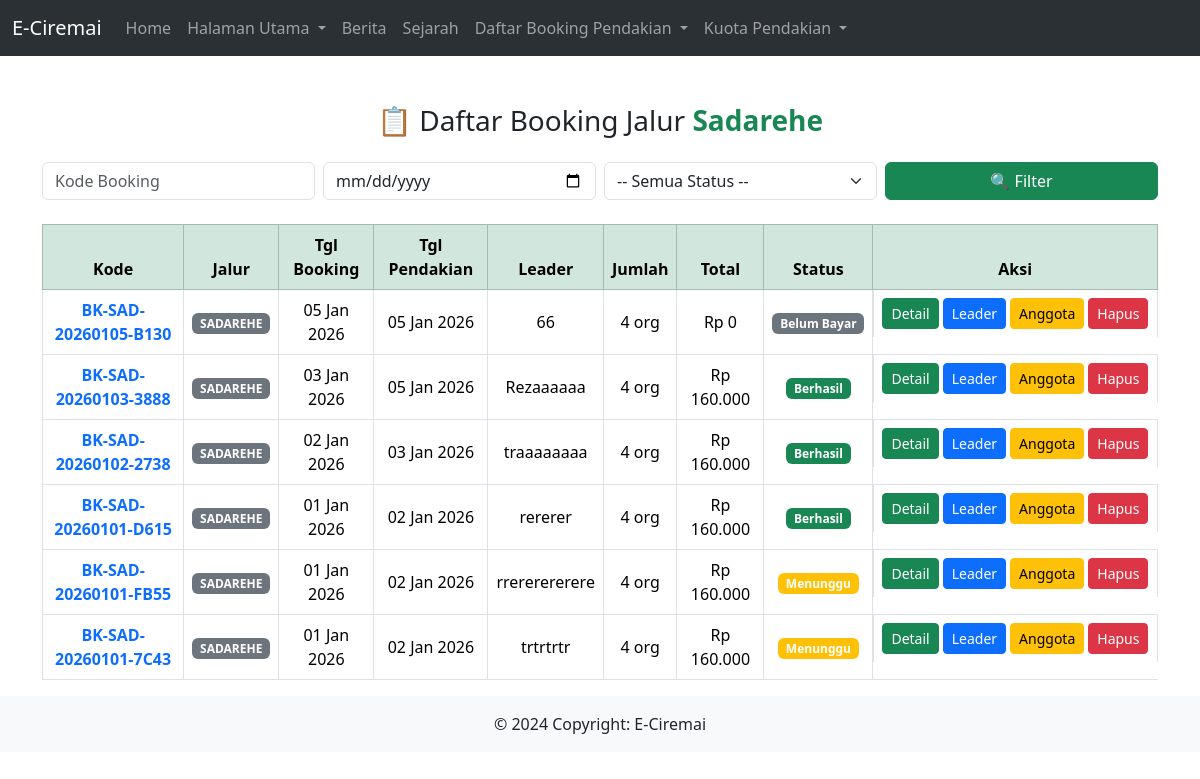
The page /Admin/booking_sadarehe.php on the database its author committed.
### tables this page shows
CREATE TABLE `booking_pendaki` (
  `id_booking` int(11) NOT NULL,
  `akun_id` int(100) DEFAULT NULL,
  `kode_booking` varchar(30) DEFAULT NULL,
  `id_kp` int(11) NOT NULL,
  `jalur` enum('apuy','sadarehe','linggarjati','palutungan') NOT NULL,
  `jumlah_pendaki` int(3) NOT NULL,
  `no_ktp` varchar(20) NOT NULL,
  `nama_lengkap` varchar(100) NOT NULL,
  `tgl_lahir` date NOT NULL,
  `jenis_kelamin` enum('L','P') NOT NULL,
  `berat_badan` int(3) NOT NULL,
  `tinggi_badan` int(3) NOT NULL,
  `email` varchar(100) NOT NULL,
  `no_telp` varchar(15) NOT NULL,
  `no_telp_keluarga` varchar(15) NOT NULL,
  `created_at` timestamp NOT NULL DEFAULT current_timestamp(),
  `status_pembayaran` enum('menunggu_pembayaran','menunggu_konfirmasi','berhasil','ditolak') DEFAULT 'menunggu_pembayaran',
  `bukti_pembayaran` varchar(255) DEFAULT NULL,
  `tanggal_booking` datetime DEFAULT current_timestamp(),
  `total_pembayaran` int(11) DEFAULT NULL
);

CREATE TABLE `kuota_pendakian` (
  `id_kp` int(11) NOT NULL,
  `tanggal` date NOT NULL,
  `apuy` int(11) DEFAULT 0,
  `palutungan` int(11) DEFAULT 0,
  `linggarjati` int(11) DEFAULT 0,
  `sadarehe` int(11) DEFAULT 0
);

### Admin/booking_sadarehe.php (the view, shortened to what this page needs)
<?php include_once("../Admin/header.php"); ?>
<?php
$kode   = $_GET['kode'] ?? '';
$tgl    = $_GET['tanggal'] ?? '';
$limit = 10;
$page  = isset($_GET['page']) ? (int)$_GET['page'] : 1;
$page  = max($page, 1);
$offset = ($page - 1) * $limit;
$where = "WHERE bp.jalur = 'sadarehe'";
$q = mysqli_query($koneksi, "
    SELECT
        bp.*,
        kp.tanggal AS tanggal_pendakian
    FROM booking_pendaki bp
    JOIN kuota_pendakian kp ON bp.id_kp = kp.id_kp
    $where
    ORDER BY bp.id_booking DESC
    LIMIT $limit OFFSET $offset
");
?>
<div class="container mt-5">
    <h3 class="mb-4 text-center">
        📋 Daftar Booking Jalur <span class="text-success fw-bold">Sadarehe</span>
    </h3>
    <form method="GET" class="row g-2 mb-4">
        <div class="col-md-3">
            <input type="text" name="kode" class="form-control"
                   placeholder="Kode Booking"
                   value="<?= htmlspecialchars($kode) ?>">
        </div>
        <div class="col-md-3">
            <input type="date" name="tanggal" class="form-control"
                   value="<?= htmlspecialchars($tgl) ?>">
        </div>
        <div class="col-md-3">
            <select name="status" class="form-select">
                <option value="">-- Semua Status --</option>
            </select>
        </div>
        <div class="col-md-3 d-grid">
            <button class="btn btn-success">🔍 Filter</button>
        </div>
    </form>
    <div class="table-responsive">
        <table class="table table-bordered table-hover align-middle text-center">
            <thead class="table-success">
                <tr>
                    <th>Kode</th>
                    <th>Jalur</th>
                    <th>Tgl Booking</th>
                    <th>Tgl Pendakian</th>
                    <th>Leader</th>
                    <th>Jumlah</th>
                    <th>Total</th>
                    <th>Status</th>
                    <th>Aksi</th>
                </tr>
            </thead>
            <tbody>
            <?php while ($d = mysqli_fetch_assoc($q)): ?>
                <tr>
                    <td class="fw-bold text-primary"><?= $d['kode_booking'] ?></td>
                    <td>
                        <span class="badge bg-secondary text-uppercase">
                            <?= $d['jalur'] ?>
                        </span>
                    </td>
                    <td><?= date('d M Y', strtotime($d['created_at'])) ?></td>
                    <td><?= date('d M Y', strtotime($d['tanggal_pendakian'])) ?></td>
                    <td><?= $d['nama_lengkap'] ?></td>
                    <td><?= $d['jumlah_pendaki'] ?> org</td>
                    <td>
                        Rp <?= number_format($d['total_pembayaran'], 0, ',', '.') ?>
                    </td>
                    <td>
                        <?php
                        if ($d['status_pembayaran'] == 'menunggu_pembayaran')
                            echo "<span class='badge bg-secondary'>Belum Bayar</span>";
                        elseif ($d['status_pembayaran'] == 'menunggu_konfirmasi')
                            echo "<span class='badge bg-warning'>Menunggu</span>";
                        elseif ($d['status_pembayaran'] == 'berhasil')
                            echo "<span class='badge bg-success'>Berhasil</span>";
                        else
                            echo "<span class='badge bg-danger'>Ditolak</span>";
                        ?>
                    </td>
                    <td class="d-flex justify-content-center gap-1">
                        <a href="detail_booking.php?kode=<?= $d['kode_booking'] ?>" class="btn btn-sm btn-success">Detail</a>
                        <a href="detail_leader.php?kode=<?= $d['kode_booking'] ?>" class="btn btn-sm btn-primary">Leader</a>
                        <a href="detail_anggota.php?kode=<?= $d['kode_booking'] ?>" class="btn btn-sm btn-warning">Anggota</a>
                        <a href="hapus_booking.php?kode=<?= $d['kode_booking'] ?>"
                           class="btn btn-sm btn-danger"
                           onclick="return confirm('Yakin hapus booking ini?')">
                           Hapus
                        </a>
                    </td>
                </tr>
            <?php endwhile; ?>
            </tbody>
        </table>
    </div>
</div>
<?php include_once("../Admin/footer.php"); ?>

### rows shown on the page
booking_pendaki: kode_booking "BK-SAD-20260105-B130", jalur "SADAREHE", created_at "05 Jan 2026", id_kp.tanggal "05 Jan 2026", nama_lengkap "66", jumlah_pendaki "4", total_pembayaran "0", shows "Belum Bayar"
booking_pendaki: kode_booking "BK-SAD-20260103-3888", jalur "SADAREHE", created_at "03 Jan 2026", id_kp.tanggal "05 Jan 2026", nama_lengkap "Rezaaaaaa", jumlah_pendaki "4", total_pembayaran "160.000", status_pembayaran "Berhasil"
booking_pendaki: kode_booking "BK-SAD-20260102-2738", jalur "SADAREHE", created_at "02 Jan 2026", id_kp.tanggal "03 Jan 2026", nama_lengkap "traaaaaaaa", jumlah_pendaki "4", total_pembayaran "160.000", status_pembayaran "Berhasil"
booking_pendaki: kode_booking "BK-SAD-20260101-D615", jalur "SADAREHE", created_at "01 Jan 2026", id_kp.tanggal "02 Jan 2026", nama_lengkap "rererer", jumlah_pendaki "4", total_pembayaran "160.000", status_pembayaran "Berhasil"
booking_pendaki: kode_booking "BK-SAD-20260101-FB55", jalur "SADAREHE", created_at "01 Jan 2026", id_kp.tanggal "02 Jan 2026", nama_lengkap "rrererererere", jumlah_pendaki "4", total_pembayaran "160.000", shows "Menunggu"
booking_pendaki: kode_booking "BK-SAD-20260101-7C43", jalur "SADAREHE", created_at "01 Jan 2026", id_kp.tanggal "02 Jan 2026", nama_lengkap "trtrtrtr", jumlah_pendaki "4", total_pembayaran "160.000", shows "Menunggu"
